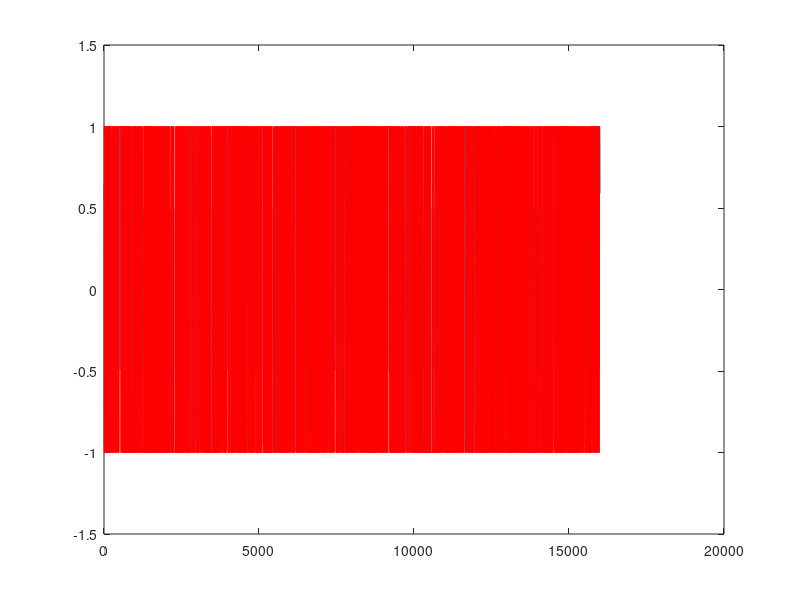
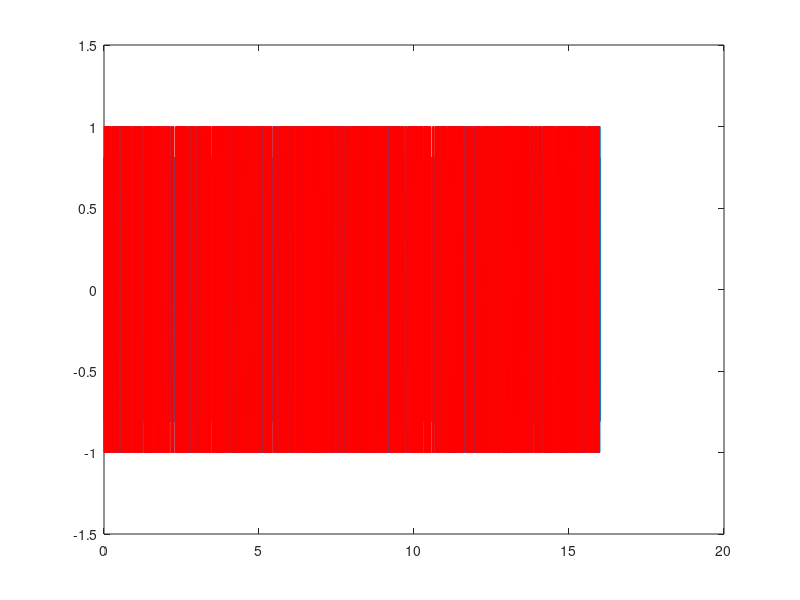
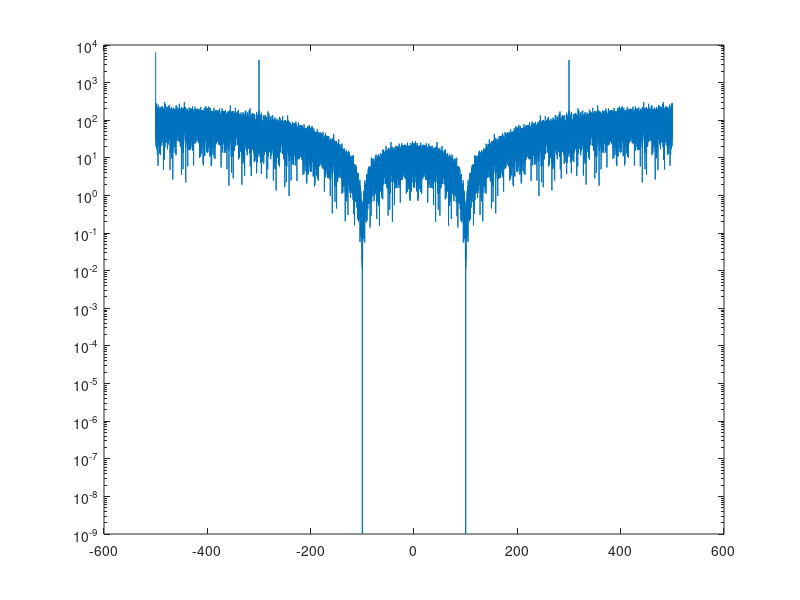
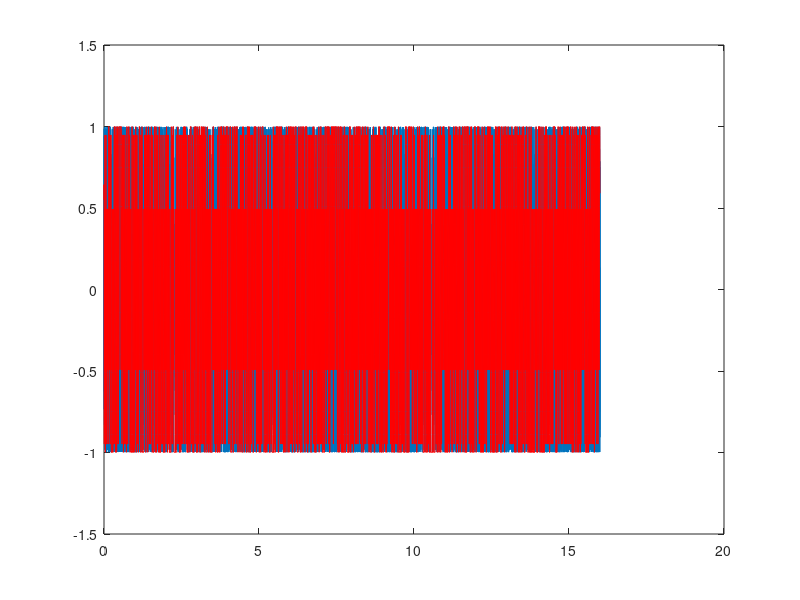

These charts were generated, in order, by the following MATLAB code:
beta = 0.3;
Fs = 1000;
Br = 200;
Tr = 1/Br;
K = 3;
F0 = 8*Br;
T = 16 ;

t = -K*Tr:1/Fs:K*Tr;
g = beta/Tr*sqrt(2*pi/log(2))*exp(-2*(pi*beta)^2*t.^2/log(2)/(Tr^2));
g = g/sum(g);
data = randi(2,1,T*Br)-1;
data = reshape(repmat(data,Fs/Br,1),[],1)*2 - 1;

data_f = conv(data,g);
data_f = data_f((length(g)-1)/2+1:end-(length(g)-1)/2);
plot(data_f)
hold on
plot(data,'r')
hold off
figure

t = [0:T*Fs-1]'/Fs;


wd= pi*Br;

smi=cumsum(data);
integral=smi*1/Fs;
integral=integral*wd;
I=cos(integral);
Q=sin(integral);
s=I.*cos(2*pi*F0*t)-Q.*sin(2*pi*F0*t);
figure
plot(t,s);
hold on
plot(t,data,'r')
hold off


figure
ff = [-length(s)/2:length(s)/2-1]/T;
semilogy(ff,abs(fftshift(fft(s))))

data  = data_f;
t = [0:T*Fs-1]'/Fs;


wd= pi*Br;

smi=cumsum(data);
integral=smi*1/Fs;
integral=integral*wd;
I=cos(integral);
Q=sin(integral);
s=I.*cos(2*pi*F0*t)-Q.*sin(2*pi*F0*t);
figure
plot(t,s);
hold on
plot(t,data,'r')
hold off


figure
ff = [-length(s)/2:length(s)/2-1]/T;
semilogy(ff,abs(fftshift(fft(s))))